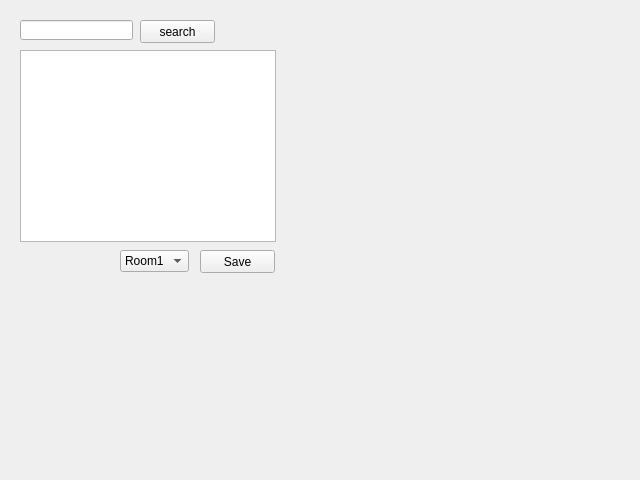
<?xml version="1.0" encoding="UTF-8"?>
<ui version="4.0">
 <class>Form</class>
 <widget class="QWidget" name="Form">
  <property name="geometry">
   <rect>
    <x>0</x>
    <y>0</y>
    <width>640</width>
    <height>480</height>
   </rect>
  </property>
  <property name="windowTitle">
   <string>Form</string>
  </property>
  <widget class="QLineEdit" name="lineEdit">
   <property name="geometry">
    <rect>
     <x>20</x>
     <y>20</y>
     <width>113</width>
     <height>20</height>
    </rect>
   </property>
  </widget>
  <widget class="QListView" name="listView">
   <property name="geometry">
    <rect>
     <x>20</x>
     <y>50</y>
     <width>256</width>
     <height>192</height>
    </rect>
   </property>
  </widget>
  <widget class="QComboBox" name="comboBox">
   <property name="geometry">
    <rect>
     <x>120</x>
     <y>250</y>
     <width>69</width>
     <height>22</height>
    </rect>
   </property>
   <item>
    <property name="text">
     <string>Room1</string>
    </property>
   </item>
   <item>
    <property name="text">
     <string>Room2</string>
    </property>
   </item>
   <item>
    <property name="text">
     <string>Room3</string>
    </property>
   </item>
  </widget>
  <widget class="QPushButton" name="pushButton">
   <property name="geometry">
    <rect>
     <x>200</x>
     <y>250</y>
     <width>75</width>
     <height>23</height>
    </rect>
   </property>
   <property name="text">
    <string>Save</string>
   </property>
  </widget>
  <widget class="QPushButton" name="pushButton_2">
   <property name="geometry">
    <rect>
     <x>140</x>
     <y>20</y>
     <width>75</width>
     <height>23</height>
    </rect>
   </property>
   <property name="text">
    <string>search</string>
   </property>
  </widget>
 </widget>
 <resources/>
 <connections/>
</ui>
